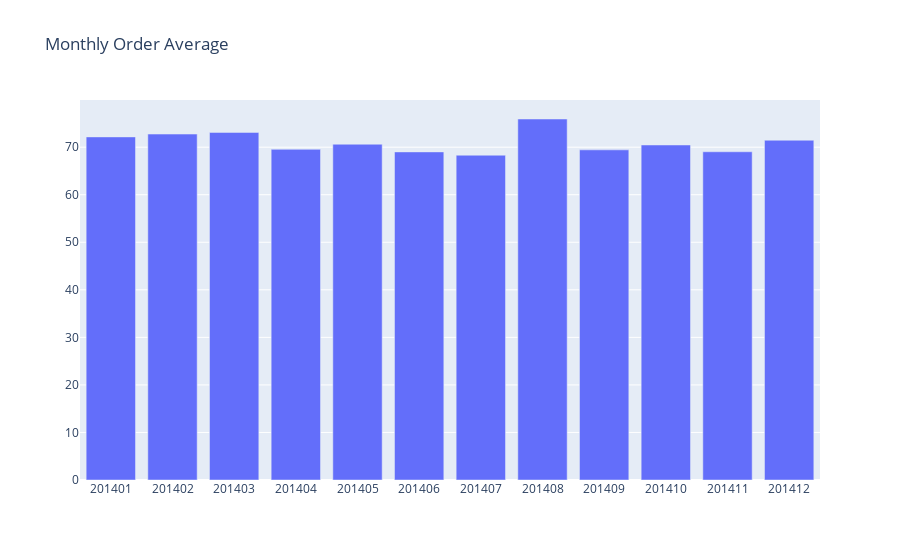

Here is the notebook cell this chart was saved with:
### Code cell
#plot the bar chart
plot_data = [
    go.Bar(
        x=tx_monthly_order_avg['OrderYearMonth'],
        y=tx_monthly_order_avg['AOV'],
    )
]

plot_layout = go.Layout(
        xaxis={"type": "category"},
        title='Monthly Order Average'
    )
fig = go.Figure(data=plot_data, layout=plot_layout)
pyoff.iplot(fig)

### Figure 1 — Plotly figure (JSON) as saved in the notebook; plotly's stock layout.template omitted (floating-point values rounded to 4 significant figures)
{"data": [{"type": "bar", "x": [201401, 201402, 201403, 201404, 201405, 201406, 201407, 201408, 201409, 201410, 201411, 201412], "y": [72.16, 72.76, 73.11, 69.55, 70.62, 69.01, 68.31, 75.93, 69.44, 70.46, 69.03, 71.46]}], "layout": {"title": {"text": "Monthly Order Average"}, "xaxis": {"type": "category"}}}
